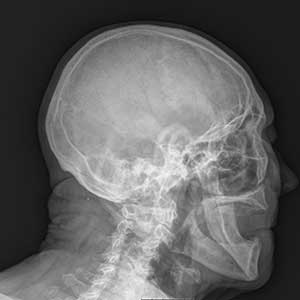
#> input picture cranio.jpg, 300 x 300 px
$ jupyter execute --allow-errors workflow.ipynb
#> lines starting #> are read from the running program, lines starting #| are printed output that depends on the picture; after the words box and inside, x2 and y2 are one past the last pixel; in counts of white or black regions, pixels touching at a corner belong together
[cell 1]
import cv2
import numpy as np
from matplotlib import pyplot as plt
from scipy.signal import find_peaks

# Carrega a imagem em escala de cinza
img = cv2.imread('lena.jpg', cv2.IMREAD_GRAYSCALE)

#> (the rest of this cell did not finish here and is left out)

[cell 2]
import cv2
import numpy as np
from matplotlib import pyplot as plt
from scipy.signal import find_peaks

# Carrega a imagem em escala de cinza
img = cv2.imread('cranio.jpg', cv2.IMREAD_GRAYSCALE)
#> img is the input picture: shape (300, 300); min 5, max 247, mean 99.8

# Equaliza o histograma da imagem
equalized_img = cv2.equalizeHist(img)
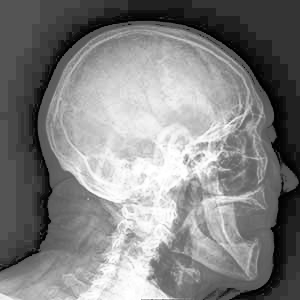
#> equalized_img: shape (300, 300); min 0, max 255, mean 129.6

# Calcula o histograma da imagem
hist = cv2.calcHist([img], channels=[0], mask=None, histSize=[256], ranges=[0, 256])
#> hist = 256 values, max 6055 at index 28, min 0 at index 0, mean 351.6

# Divide o histograma em duas partes
half_hist = int(len(hist) / 2)
#> half_hist = 128
hist1 = hist[:half_hist]
#> hist1 = 128 values, max 6055 at index 28, min 0 at index 0, mean 434.8
hist2 = hist[half_hist:]
#> hist2 = 128 values, max 537 at index 47, min 0 at index 120, mean 268.3

# Encontra os picos em cada parte do histograma
idx_peak1 = np.argmax(hist1)
#> idx_peak1 = 28
idx_peak2 = np.argmax(hist2) + half_hist
#> idx_peak2 = 175

# Aplica a média entre os picos encontrados
mean_peak = int((idx_peak1 + idx_peak2) / 2)
#> mean_peak = 101

# Plotar o histograma normal
hist, bins = np.histogram(img.ravel(), 256, [0, 256])
#> bins = 257 values from 0 to 256
plt.plot(hist)
plt.show()
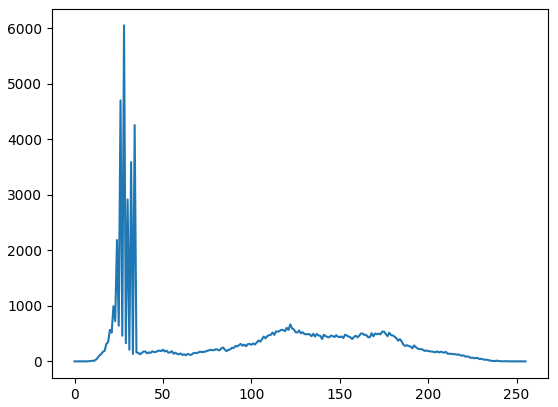
#> figure drawn by matplotlib, 1 panel; curve peaks at x = 28, y = 6055

# Plotar o histograma equalizado
hist, bins = np.histogram(equalized_img.ravel(), 256, [0, 256])
#> hist = 256 values, max 6055 at index 52, min 0 at index 5, mean 351.6
plt.plot(hist)
plt.show()
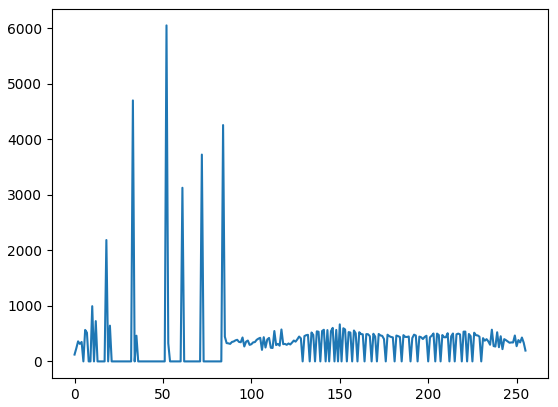
#> figure drawn by matplotlib, 1 panel; curve peaks at x = 52, y = 6055

ret, thresh_img = cv2.threshold(img, 127, 255, cv2.THRESH_BINARY)
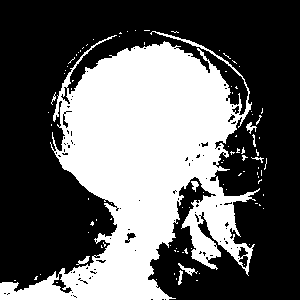
#> thresh_img: shape (300, 300); 38.2% white; 95 white regions (86 under 20 px), largest, box (x1, y1, x2, y2) and area: (0, 31, 260, 300) 33681, (178, 263, 198, 276) 75, (246, 122, 257, 134) 56

# Mostra as imagens original e threshold
plt.subplot(121), plt.imshow(img, cmap='gray')
plt.title('Imagem cinza'), plt.xticks([]), plt.yticks([])
plt.subplot(122), plt.imshow(thresh_img, cmap='gray')
plt.title('Imagem threshold'), plt.xticks([]), plt.yticks([])
plt.show()


ret, thresh_img = cv2.threshold(img, mean_peak, 255, cv2.THRESH_BINARY)
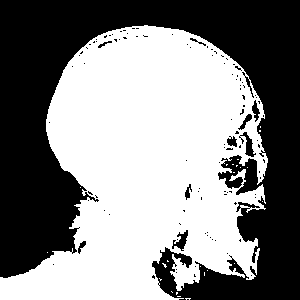
#> thresh_img: shape (300, 300); 52.6% white; 107 black regions (97 under 20 px), largest, box (x1, y1, x2, y2) and area: (0, 0, 300, 300) 41718, (239, 132, 256, 157) 158, (172, 230, 188, 251) 153
#> ret = 101

# Mostra as imagens original e threshold
plt.subplot(121), plt.imshow(equalized_img, cmap='gray')
plt.title('Imagem equalizada'), plt.xticks([]), plt.yticks([])
plt.subplot(122), plt.imshow(thresh_img, cmap='gray')
plt.title('Imagem threshold equalizada'), plt.xticks([]), plt.yticks([])
plt.show()

$ run again, with Lady-Gaga.jpg copied over cranio.jpg
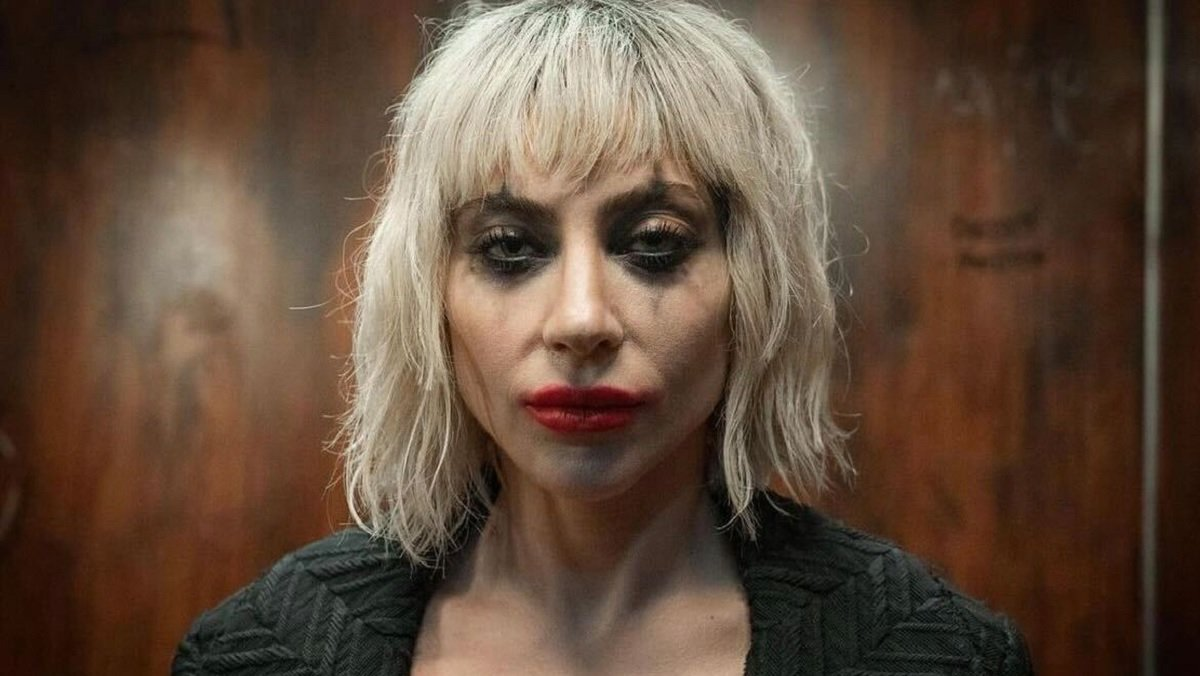
#> input picture Lady-Gaga.jpg, 1200 x 676 px
#> `hist = cv2.calcHist([img], channels=[0], mask=None, histSize=[256], ra..`: hist = 256 values, max 10592 at index 41, min 0 at index 251, mean 3168.8
#> half_hist = 128
#> hist1 = 128 values, max 10592 at index 41, min 14 at index 1, mean 5186.5
#> hist2 = 128 values, max 2514 at index 7, min 0 at index 123, mean 1151
#> idx_peak1 = 41
#> idx_peak2 = 135
#> mean_peak = 88
#> bins = 257 values from 0 to 256
#> `plt.show()`:
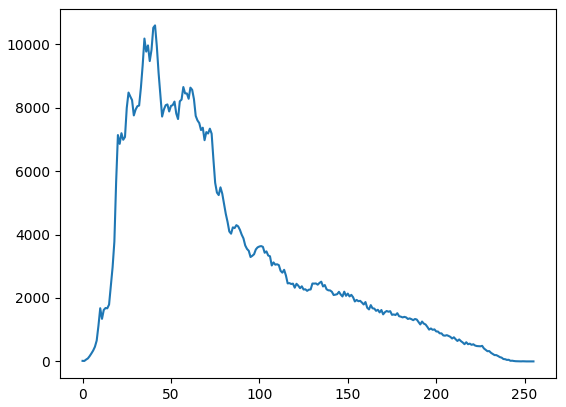
#> figure drawn by matplotlib, 1 panel; curve peaks at x = 41, y = 10592
#> `hist, bins = np.histogram(equalized_img.ravel(), 256, [0, 256])`: hist = 256 values, max 10592 at index 68, min 0 at index 8, mean 3168.8
#> `ret, thresh_img = cv2.threshold(img, mean_peak, 255, cv2.THRESH_BINARY)`:
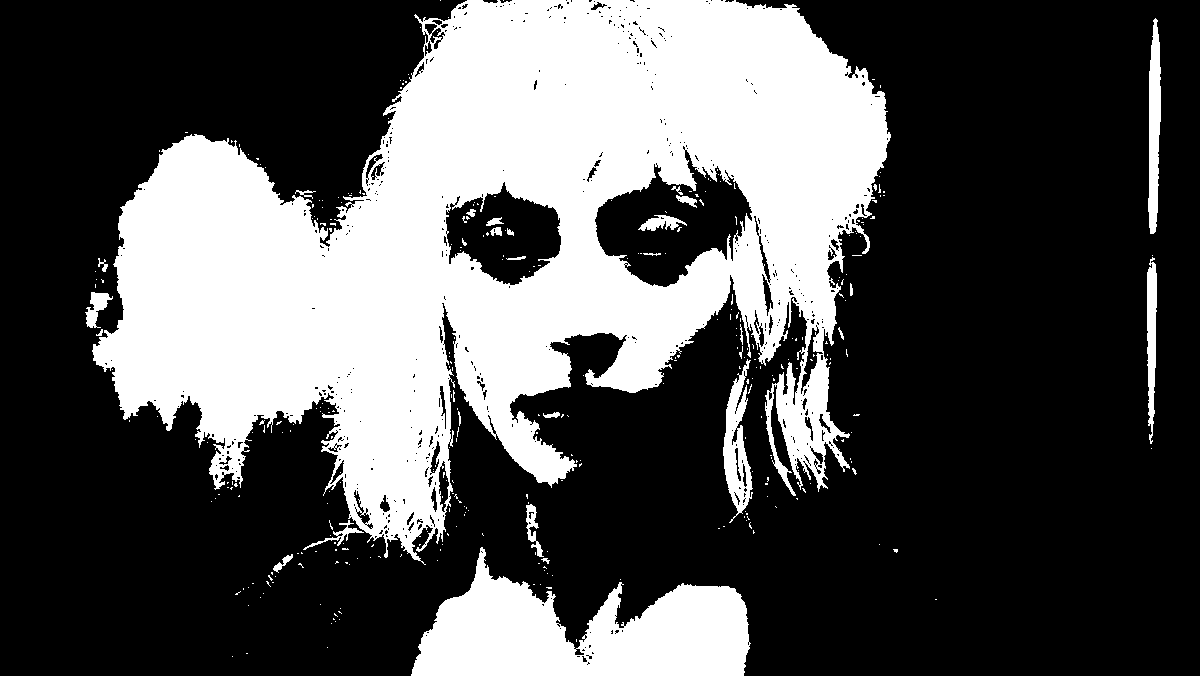
#> thresh_img: shape (676, 1200); 32.9% white; 338 white regions (309 under 20 px), largest, box (x1, y1, x2, y2) and area: (92, 0, 891, 565) 232133, (411, 547, 751, 676) 25062, (723, 359, 753, 523) 2338
#> ret = 88

$ run again, with Radiografia.jpg copied over cranio.jpg
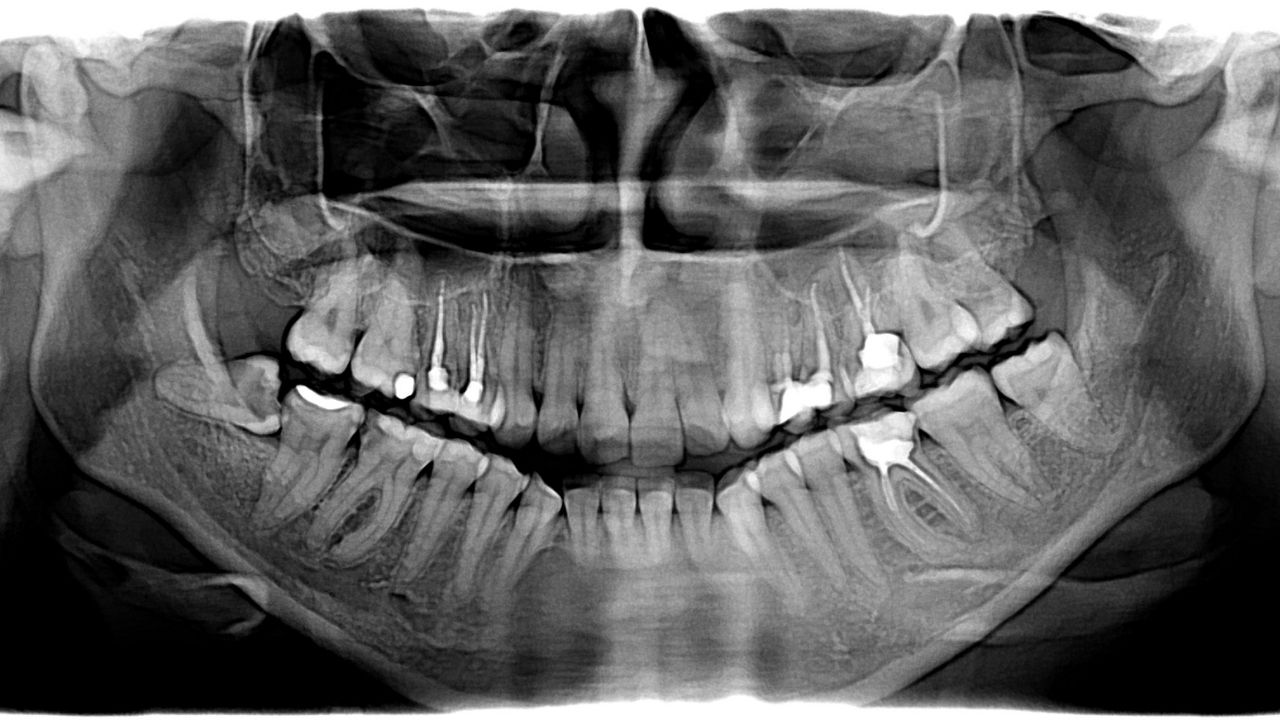
#> input picture Radiografia.jpg, 1280 x 720 px
#> img is the input picture: shape (720, 1280); min 0, max 255, mean 95.6
#> `hist = cv2.calcHist([img], channels=[0], mask=None, histSize=[256], ra..`: hist = 256 values, max 71389 at index 0, min 274 at index 244, mean 3600
#> half_hist = 128
#> hist1 = 128 values, max 71389 at index 0, min 2845 at index 9, mean 4942.1
#> hist2 = 128 values, max 28848 at index 127, min 274 at index 116, mean 2257.9
#> idx_peak1 = 0
#> idx_peak2 = 255
#> mean_peak = 127
#> bins = 257 values from 0 to 256
#> `plt.show()`:
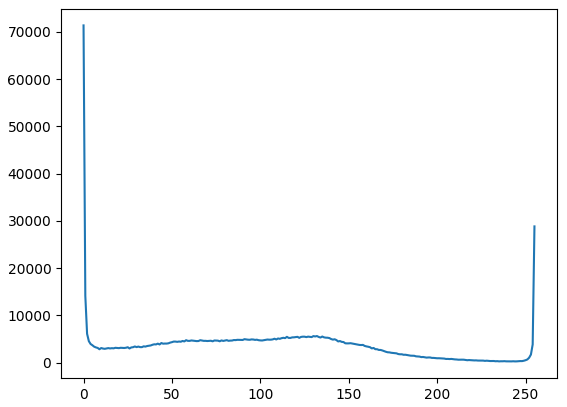
#> figure drawn by matplotlib, 1 panel; curve peaks at x = 0, y = 71389
#> `hist, bins = np.histogram(equalized_img.ravel(), 256, [0, 256])`: hist = 256 values, max 71389 at index 0, min 0 at index 1, mean 3600
#> `ret, thresh_img = cv2.threshold(img, 127, 255, cv2.THRESH_BINARY)`:
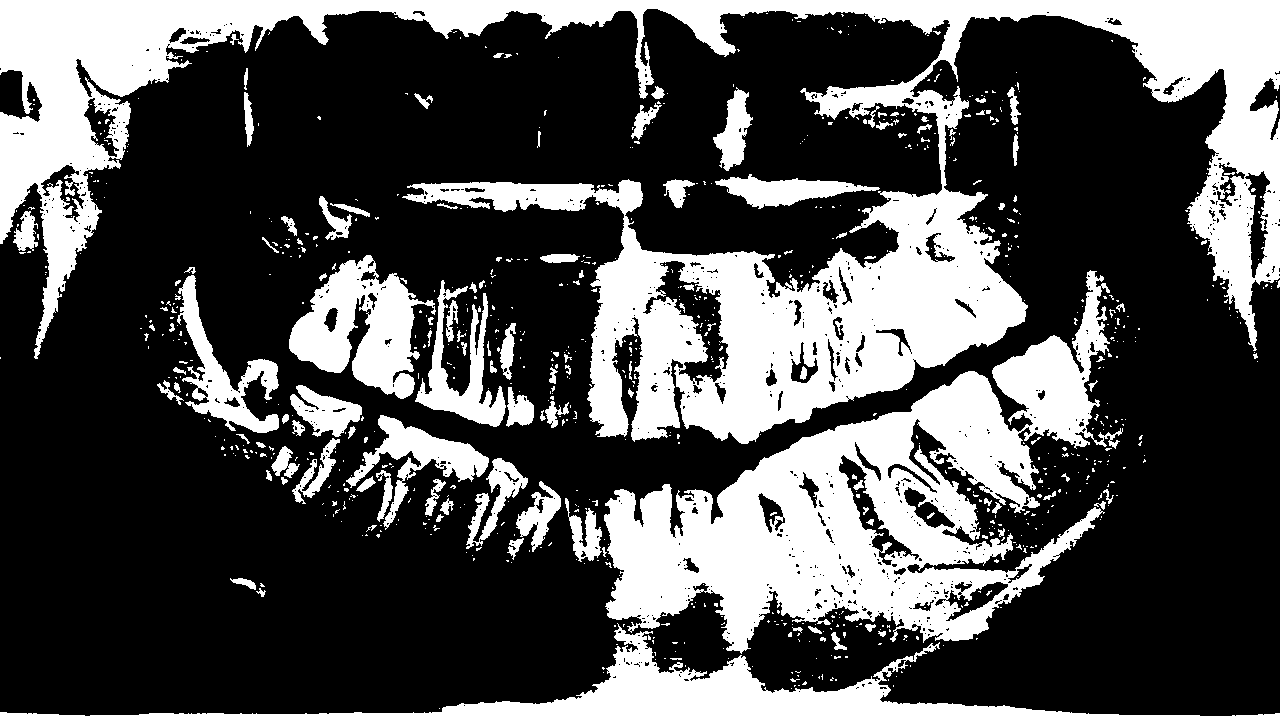
#> thresh_img: shape (720, 1280); 31.4% white; 839 white regions (712 under 20 px), largest, box (x1, y1, x2, y2) and area: (0, 0, 1280, 444) 144355, (604, 270, 1123, 654) 72296, (0, 623, 1280, 720) 23135
#> ret = 127
